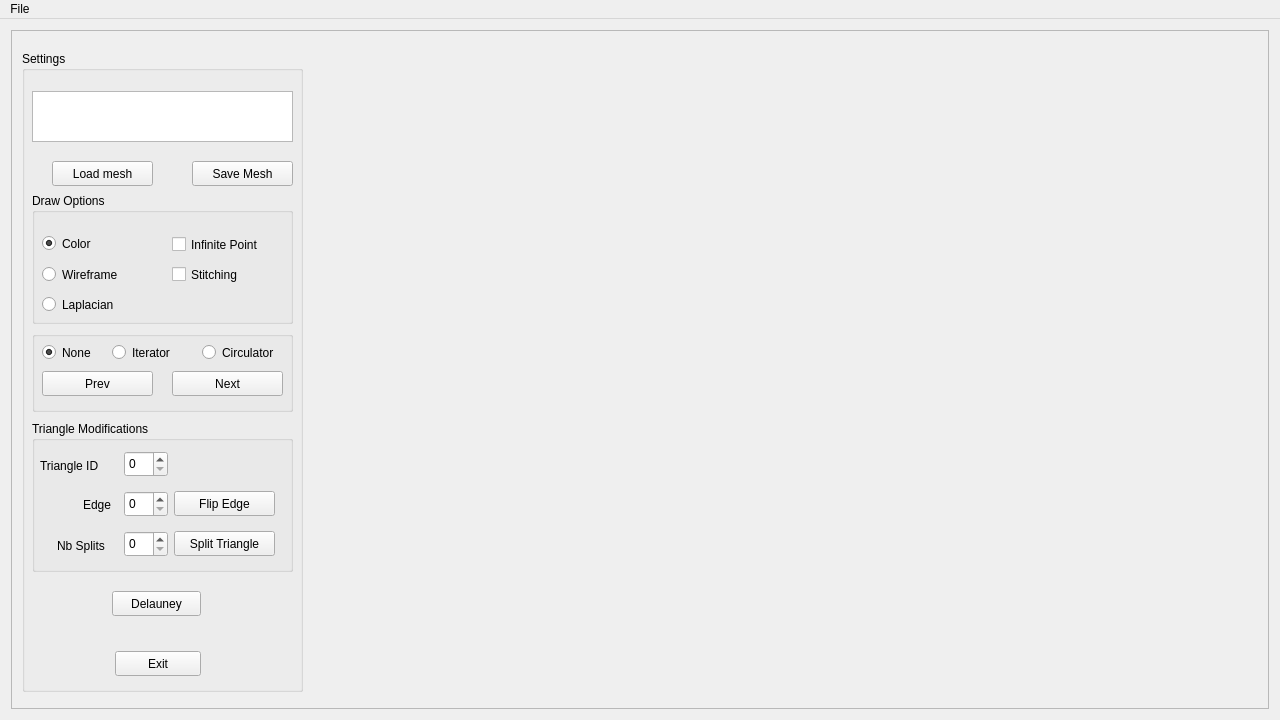
<?xml version="1.0" encoding="UTF-8"?>
<ui version="4.0">
 <class>MainWindow</class>
 <widget class="QMainWindow" name="MainWindow">
  <property name="windowModality">
   <enum>Qt::WindowModal</enum>
  </property>
  <property name="geometry">
   <rect>
    <x>0</x>
    <y>0</y>
    <width>1280</width>
    <height>720</height>
   </rect>
  </property>
  <property name="windowTitle">
   <string>Mesh_Computational_Geometry</string>
  </property>
  <property name="windowIcon">
   <iconset>
    <normaloff>../../../../../../../Images/Captures d’écran/Capture d’écran du 2023-09-11 22-00-32.png</normaloff>../../../../../../../Images/Captures d’écran/Capture d’écran du 2023-09-11 22-00-32.png</iconset>
  </property>
  <widget class="QWidget" name="centralWidget">
   <layout class="QGridLayout" name="gridLayout_2">
    <item row="0" column="0">
     <widget class="QFrame" name="frame_3">
      <property name="frameShape">
       <enum>QFrame::StyledPanel</enum>
      </property>
      <property name="frameShadow">
       <enum>QFrame::Plain</enum>
      </property>
      <layout class="QGridLayout" name="gridLayout">
       <property name="leftMargin">
        <number>0</number>
       </property>
       <property name="topMargin">
        <number>0</number>
       </property>
       <property name="rightMargin">
        <number>0</number>
       </property>
       <property name="bottomMargin">
        <number>0</number>
       </property>
       <property name="spacing">
        <number>0</number>
       </property>
       <item row="0" column="0">
        <widget class="GLDisplayWidget" name="widget" native="true">
         <property name="enabled">
          <bool>true</bool>
         </property>
         <property name="sizePolicy">
          <sizepolicy hsizetype="Preferred" vsizetype="Preferred">
           <horstretch>0</horstretch>
           <verstretch>0</verstretch>
          </sizepolicy>
         </property>
         <property name="cursor">
          <cursorShape>ArrowCursor</cursorShape>
         </property>
         <property name="layoutDirection">
          <enum>Qt::RightToLeft</enum>
         </property>
         <widget class="QGroupBox" name="groupBox">
          <property name="geometry">
           <rect>
            <x>10</x>
            <y>20</y>
            <width>281</width>
            <height>641</height>
           </rect>
          </property>
          <property name="layoutDirection">
           <enum>Qt::LeftToRight</enum>
          </property>
          <property name="title">
           <string>Settings</string>
          </property>
          <widget class="QPushButton" name="exit_button">
           <property name="geometry">
            <rect>
             <x>93</x>
             <y>600</y>
             <width>86</width>
             <height>25</height>
            </rect>
           </property>
           <property name="text">
            <string>Exit</string>
           </property>
          </widget>
          <widget class="QPushButton" name="load_button">
           <property name="geometry">
            <rect>
             <x>30</x>
             <y>110</y>
             <width>101</width>
             <height>25</height>
            </rect>
           </property>
           <property name="text">
            <string>Load mesh</string>
           </property>
          </widget>
          <widget class="QPushButton" name="save_button">
           <property name="geometry">
            <rect>
             <x>170</x>
             <y>110</y>
             <width>101</width>
             <height>25</height>
            </rect>
           </property>
           <property name="text">
            <string>Save Mesh</string>
           </property>
          </widget>
          <widget class="QListWidget" name="object_list">
           <property name="geometry">
            <rect>
             <x>10</x>
             <y>40</y>
             <width>261</width>
             <height>51</height>
            </rect>
           </property>
          </widget>
          <widget class="QGroupBox" name="itv_and_cf_box">
           <property name="geometry">
            <rect>
             <x>10</x>
             <y>280</y>
             <width>261</width>
             <height>81</height>
            </rect>
           </property>
           <property name="title">
            <string/>
           </property>
           <widget class="QRadioButton" name="it_cf_radio_cf">
            <property name="geometry">
             <rect>
              <x>170</x>
              <y>10</y>
              <width>91</width>
              <height>23</height>
             </rect>
            </property>
            <property name="text">
             <string>Circulator</string>
            </property>
           </widget>
           <widget class="QRadioButton" name="it_cf_radio_none">
            <property name="geometry">
             <rect>
              <x>10</x>
              <y>10</y>
              <width>81</width>
              <height>23</height>
             </rect>
            </property>
            <property name="text">
             <string>None</string>
            </property>
            <property name="checked">
             <bool>true</bool>
            </property>
           </widget>
           <widget class="QPushButton" name="it_cf_next_button">
            <property name="geometry">
             <rect>
              <x>140</x>
              <y>40</y>
              <width>111</width>
              <height>25</height>
             </rect>
            </property>
            <property name="text">
             <string>Next</string>
            </property>
           </widget>
           <widget class="QRadioButton" name="it_cf_radio_itf">
            <property name="geometry">
             <rect>
              <x>80</x>
              <y>10</y>
              <width>81</width>
              <height>23</height>
             </rect>
            </property>
            <property name="text">
             <string>Iterator</string>
            </property>
           </widget>
           <widget class="QPushButton" name="it_cf_prev_button">
            <property name="geometry">
             <rect>
              <x>10</x>
              <y>40</y>
              <width>111</width>
              <height>25</height>
             </rect>
            </property>
            <property name="text">
             <string>Prev</string>
            </property>
           </widget>
          </widget>
          <widget class="QGroupBox" name="groupBox_2">
           <property name="geometry">
            <rect>
             <x>10</x>
             <y>370</y>
             <width>261</width>
             <height>151</height>
            </rect>
           </property>
           <property name="title">
            <string>Triangle Modifications</string>
           </property>
           <widget class="QSpinBox" name="numberSplitSpinBox">
            <property name="geometry">
             <rect>
              <x>92</x>
              <y>110</y>
              <width>44</width>
              <height>26</height>
             </rect>
            </property>
           </widget>
           <widget class="QPushButton" name="splitButton">
            <property name="geometry">
             <rect>
              <x>142</x>
              <y>110</y>
              <width>101</width>
              <height>25</height>
             </rect>
            </property>
            <property name="text">
             <string>Split Triangle</string>
            </property>
           </widget>
           <widget class="QPushButton" name="flipEdge_Button">
            <property name="geometry">
             <rect>
              <x>142</x>
              <y>70</y>
              <width>101</width>
              <height>25</height>
             </rect>
            </property>
            <property name="text">
             <string>Flip Edge</string>
            </property>
           </widget>
           <widget class="QSpinBox" name="triangleId_spinBox">
            <property name="geometry">
             <rect>
              <x>92</x>
              <y>30</y>
              <width>44</width>
              <height>26</height>
             </rect>
            </property>
           </widget>
           <widget class="QSpinBox" name="triangleEdge_spinBox">
            <property name="geometry">
             <rect>
              <x>92</x>
              <y>70</y>
              <width>44</width>
              <height>26</height>
             </rect>
            </property>
            <property name="maximum">
             <number>3</number>
            </property>
           </widget>
           <widget class="QLabel" name="label">
            <property name="geometry">
             <rect>
              <x>51</x>
              <y>75</y>
              <width>41</width>
              <height>17</height>
             </rect>
            </property>
            <property name="text">
             <string>Edge</string>
            </property>
           </widget>
           <widget class="QLabel" name="label_2">
            <property name="geometry">
             <rect>
              <x>8</x>
              <y>35</y>
              <width>81</width>
              <height>20</height>
             </rect>
            </property>
            <property name="text">
             <string>Triangle ID</string>
            </property>
           </widget>
           <widget class="QLabel" name="label_3">
            <property name="geometry">
             <rect>
              <x>25</x>
              <y>116</y>
              <width>67</width>
              <height>17</height>
             </rect>
            </property>
            <property name="text">
             <string>Nb Splits</string>
            </property>
           </widget>
          </widget>
          <widget class="QGroupBox" name="groupBox_3">
           <property name="geometry">
            <rect>
             <x>10</x>
             <y>142</y>
             <width>261</width>
             <height>131</height>
            </rect>
           </property>
           <property name="title">
            <string>Draw Options</string>
           </property>
           <widget class="QCheckBox" name="inf_point_checkbox">
            <property name="geometry">
             <rect>
              <x>140</x>
              <y>40</y>
              <width>121</width>
              <height>23</height>
             </rect>
            </property>
            <property name="text">
             <string>Infinite Point</string>
            </property>
           </widget>
           <widget class="QCheckBox" name="stitching_checkBox">
            <property name="geometry">
             <rect>
              <x>140</x>
              <y>70</y>
              <width>101</width>
              <height>23</height>
             </rect>
            </property>
            <property name="text">
             <string>Stitching</string>
            </property>
           </widget>
           <widget class="QRadioButton" name="color_radioButton">
            <property name="geometry">
             <rect>
              <x>10</x>
              <y>39</y>
              <width>112</width>
              <height>23</height>
             </rect>
            </property>
            <property name="text">
             <string>Color</string>
            </property>
            <property name="checked">
             <bool>true</bool>
            </property>
           </widget>
           <widget class="QRadioButton" name="wireframe_radioButton">
            <property name="geometry">
             <rect>
              <x>10</x>
              <y>70</y>
              <width>92</width>
              <height>23</height>
             </rect>
            </property>
            <property name="text">
             <string>Wireframe</string>
            </property>
           </widget>
           <widget class="QRadioButton" name="laplacian_radioButton">
            <property name="geometry">
             <rect>
              <x>10</x>
              <y>100</y>
              <width>112</width>
              <height>23</height>
             </rect>
            </property>
            <property name="text">
             <string>Laplacian</string>
            </property>
           </widget>
          </widget>
          <widget class="QPushButton" name="delauney_Button">
           <property name="geometry">
            <rect>
             <x>90</x>
             <y>540</y>
             <width>89</width>
             <height>25</height>
            </rect>
           </property>
           <property name="text">
            <string>Delauney</string>
           </property>
          </widget>
         </widget>
        </widget>
       </item>
      </layout>
     </widget>
    </item>
   </layout>
  </widget>
  <widget class="QMenuBar" name="menuBar">
   <property name="geometry">
    <rect>
     <x>0</x>
     <y>0</y>
     <width>1280</width>
     <height>22</height>
    </rect>
   </property>
   <widget class="QMenu" name="menuFile">
    <property name="title">
     <string>File</string>
    </property>
    <addaction name="actionLoad_Mesh"/>
   </widget>
   <addaction name="menuFile"/>
  </widget>
  <action name="actionLoad_Mesh">
   <property name="text">
    <string>Load Mesh</string>
   </property>
  </action>
 </widget>
 <layoutdefault spacing="6" margin="11"/>
 <customwidgets>
  <customwidget>
   <class>GLDisplayWidget</class>
   <extends>QWidget</extends>
   <header>gldisplaywidget.h</header>
   <container>1</container>
  </customwidget>
 </customwidgets>
 <resources/>
 <connections/>
</ui>
